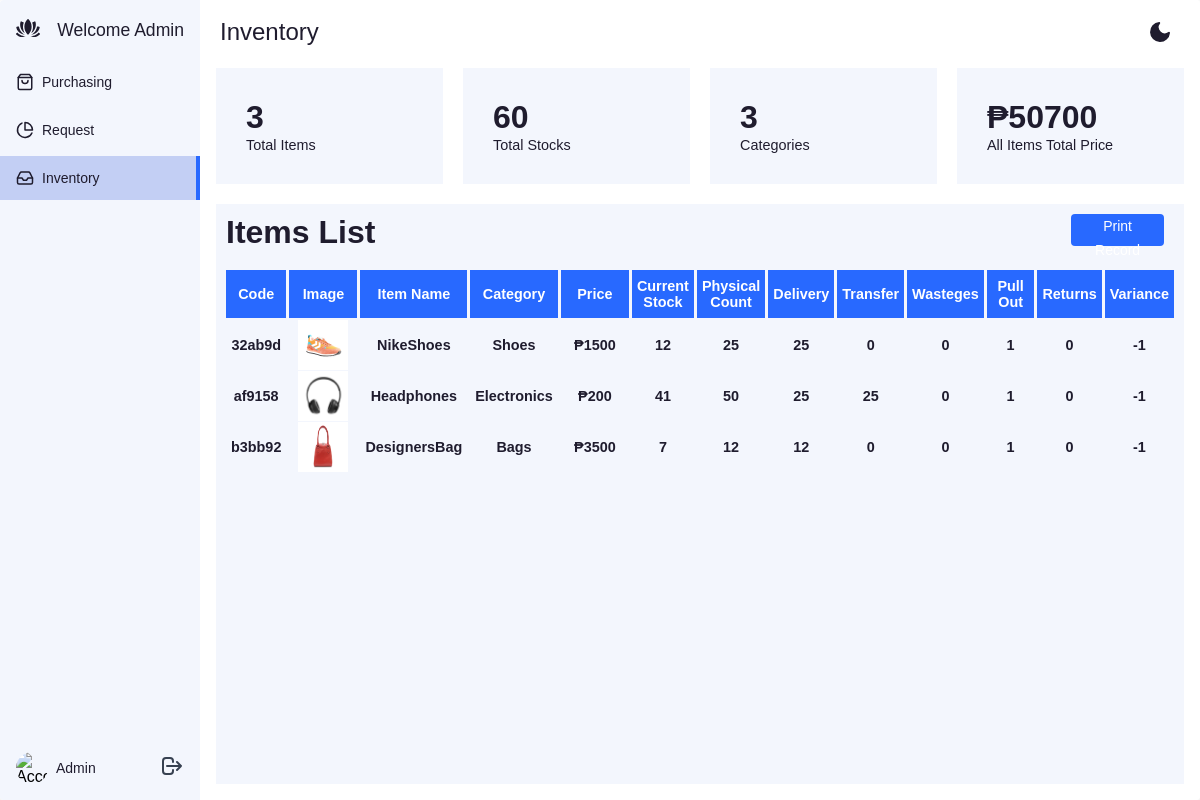
Page /build/purchase/purchase-inventory.php (signed in) on the committed database.
### tables this page shows
CREATE TABLE `product` (
  `code` varchar(6) NOT NULL,
  `image` varchar(50) NOT NULL,
  `name` varchar(50) NOT NULL,
  `category` varchar(20) NOT NULL,
  `price` int(10) NOT NULL,
  `current_stock` int(10) NOT NULL,
  `physical_count` int(10) NOT NULL,
  `delivery` int(10) NOT NULL,
  `transfer` int(10) NOT NULL,
  `wasteges` int(10) NOT NULL,
  `pull_out` int(10) NOT NULL,
  `returns` int(10) NOT NULL,
  `variance` int(10) NOT NULL,
  `description` varchar(50) NOT NULL,
  `date_added` timestamp NOT NULL DEFAULT current_timestamp()
);

### app/app.php (called while the page is built, shortened)
<?php
function titleCase($string) {
   $string = strtolower($string);
   $string = ucwords($string);
   return $string;
}

### build/purchase/purchase-inventory.php (the view, shortened to what this page needs)
<?php
   require('../../helper/connect.php');
   include('../../app/app.php');
   $username = titleCase($_SESSION['username']);
   $result = mysqli_query($connection, 'select * from product');
   $totalItems = 0;
   $totalStocks = 0;
   $totalCategories = 0;
   $totalItemPrice = 0;
   $categories = [];
   if ($result) {
      $categoryArray = mysqli_fetch_all($result, MYSQLI_ASSOC);
      foreach($categoryArray as $items) {
         $totalItems++;
         $totalStocks += (int) $items['current_stock'];
         $totalItemPrice += (int) $items['price'] * (int) $items['current_stock'];
         $categories[] = $items['category'];
      }
      $uniqueCategories = array_unique($categories);
      $totalCategories = count($uniqueCategories);
   }
?>
<!DOCTYPE html>
<html lang="en">
<head>
   <link href="https://cdn.jsdelivr.net/npm/remixicon@4.2.0/fonts/remixicon.css" rel="stylesheet"/>
   <link rel="stylesheet" href="../../styles/home-admin.css">
</head>
<body>
<div class="app-container">
   <div class="sidebar">
      <div class="sidebar-header">
         <div class="app-icon">
         </div>
         <p class="logo"><?= 'Welcome ' . $username ?></p>
      </div>
      <ul class="sidebar-list">
         <li class="sidebar-list-item">
         <a href="purchase-purchase.php">
            <span>Purchasing</span>
         </a>
         </li>
         <li class="sidebar-list-item">
         <a href="purchase-request.php">
            <svg xmlns="http://www.w3.org/2000/svg" width="18" height="18" viewBox="0 0 24 24" fill="none" stroke="currentColor" stroke-width="2" stroke-linecap="round" stroke-linejoin="round" class="feather feather-pie-chart"><path d="M21.21 15.89A10 10 0 1 1 8 2.83"/><path d="M22 12A10 10 0 0 0 12 2v10z"/></svg>
            <span>Request</span>
         </a>
         </li>
         <li class="sidebar-list-item active">
         <a href="purchase-inventory.php">
            <span>Inventory</span>
         </a>
         </li>
      </ul>
      <div class="account-info">
         <div class="account-info-picture">
         <img src="https://images.unsplash.com/photo-1527736947477-2790e28f3443?ixid=MnwxMjA3fDB8MHxzZWFyY2h8MTE2fHx3b21hbnxlbnwwfHwwfHw%3D&ixlib=rb-1.2.1&auto=format&fit=crop&w=900&q=60" alt="Account">
         </div>
         <div class="account-info-name"><?= $username ?></div>
         <form method="POST" action="../../signin.php" class="account-info-more">
            <button type="submit" class="account-info-more" name="logout_session">
            </button>
         </form>
      </div>
   </div>
   <div class="app-content">
         <div class="app-content-header">
          <h1 class="app-content-headerText">Inventory</h1>
          <button class="mode-switch" title="Switch Theme">
            <svg class="moon" fill="none" stroke="currentColor" stroke-linecap="round" stroke-linejoin="round" stroke-width="2" width="24" height="24" viewBox="0 0 24 24">
              <defs></defs>
              <path d="M21 12.79A9 9 0 1111.21 3 7 7 0 0021 12.79z"></path>
            </svg>
          </button>
        </div>
        <div class="inventory-container">
            <div class="requests waveeffect">
               <h1><?= $totalItems; ?></h1>
               <p class="">Total Items</p>
            </div>
            <div class="total-amount waveeffect">
               <h1><?= $totalStocks ?></h1>
               <p class="">Total Stocks</p>
            </div>
            <div class="total-paid-amount waveeffect">
               <h1><?= $totalCategories ?></h1>
               <p class="">Categories</p>
            </div>
            <div class="total-purchase-due waveeffect">
               <h1><?= '₱' . $totalItemPrice ?></h1>
               <p class="">All Items Total Price</p>
            </div>
            <div class="purchase-list">
               <h1>Items List</h1>
               <button class="app-content-headerButton">Print Record</button>
               <div class="purchase-inventory-table">
                  <div>Code</div>
                  <div>Image</div>
                  <div>Item Name</div>
                  <div>Category</div>
                  <div>Price</div>
                  <div>Current Stock</div>
                  <div>Physical Count</div>
                  <div>Delivery</div>
                  <div>Transfer</div>
                  <div>Wasteges</div>
                  <div>Pull Out</div>
                  <div>Returns</div>
                  <div>Variance</div>
                  <?php
                     $query = 'SELECT * FROM product';
                     $result = mysqli_query($connection, $query);
                     if ($result) {
                        if (mysqli_num_rows($result) > 0) {
                            while ($row = mysqli_fetch_assoc($result)) {
                              echo "<div>" . $row['code'] . "</div>";
                              echo "<div><img src='../../assets/products/" . $row['image'] . "' alt='" . $row['name'] . "' width='50' height='50'></div>";
                              echo "<div>" . $row['name'] . "</div>";
                              echo "<div>" . $row['category'] . "</div>";
                              echo "<div>" . '₱' . $row['price'] . "</div>";
                              echo "<div>" . $row['current_stock'] . "</div>";
                              echo "<div>" . $row['physical_count'] . "</div> ";
                              echo "<div>" . $row['delivery'] . "</div>";
                              echo "<div>" . $row['transfer'] . "</div>";
                              echo "<div>" . $row['wasteges'] . "</div>";
                              echo "<div>" . $row['pull_out'] . "</div>";
                              echo "<div>" . $row['returns'] . "</div>";
                              echo "<div>" . $row['variance'] . "</div>";
                            }
                        }
                     } else {
                           echo "Error: " . mysqli_error($connection);
                     }
                  ?>
               </div>
            </div>
        </div>
   </div>
   </div>
</body>
</html>

### styles/style.css (style rules this page uses)
* { margin: 0; padding: 0; box-sizing: border-box; }
html, body { height: 100vh; width: 100%; overflow: hidden; }

### rows in the picture
product: code "32ab9d", image (picture), name "NikeShoes", category "Shoes", price "1500", current_stock "12", physical_count "25", delivery "25", transfer "0", wasteges "0", pull_out "1", returns "0", variance "-1"
product: code "af9158", image (picture), name "Headphones", category "Electronics", price "200", current_stock "41", physical_count "50", delivery "25", transfer "25", wasteges "0", pull_out "1", returns "0", variance "-1"
product: code "b3bb92", image (picture), name "DesignersBag", category "Bags", price "3500", current_stock "7", physical_count "12", delivery "12", transfer "0", wasteges "0", pull_out "1", returns "0", variance "-1"

### other values in the picture
$username "Admin"
$totalItems "3"
$totalStocks "60"
$totalCategories "3"
$totalItemPrice "50700"
